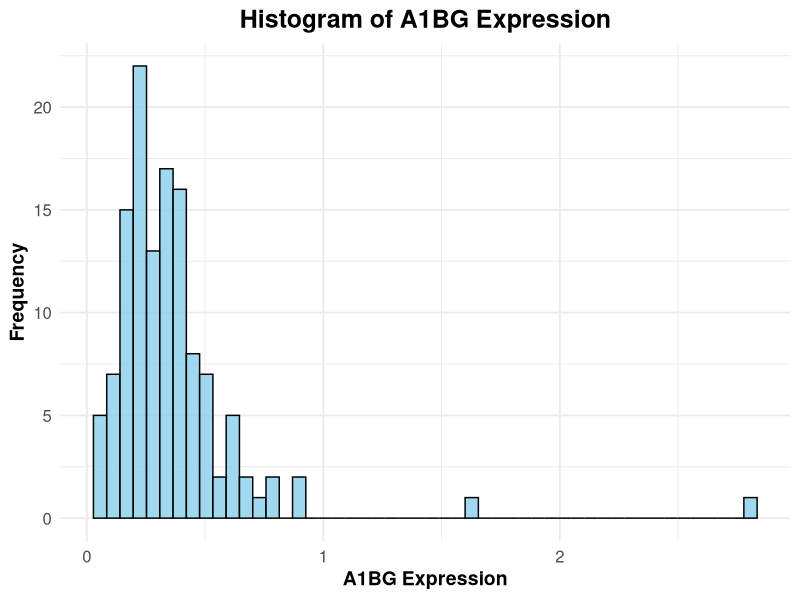
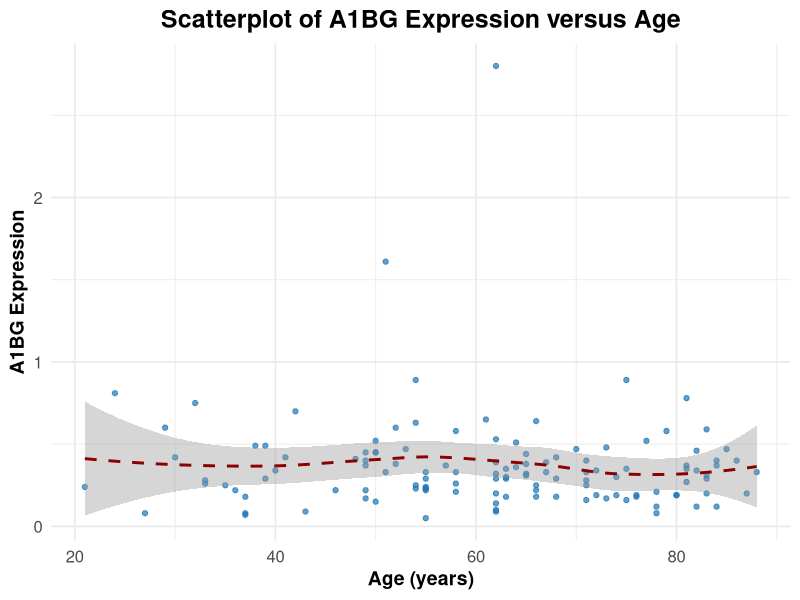
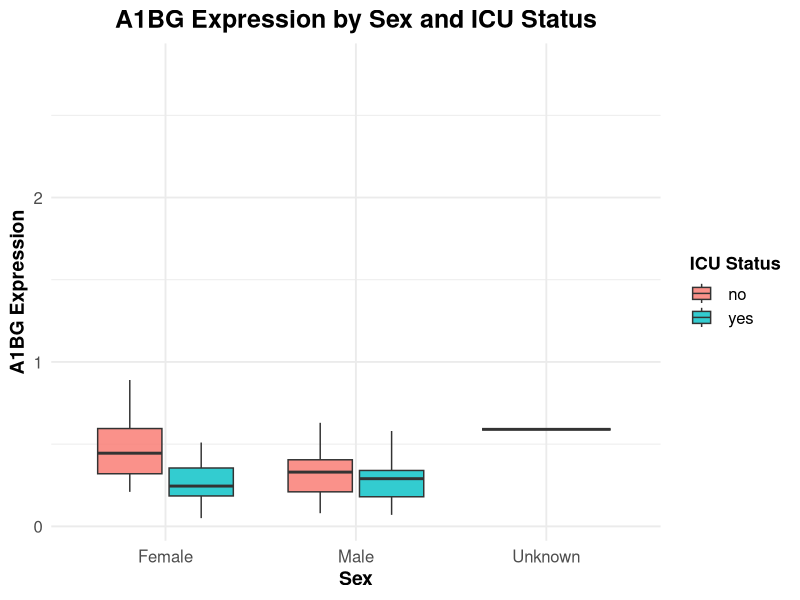
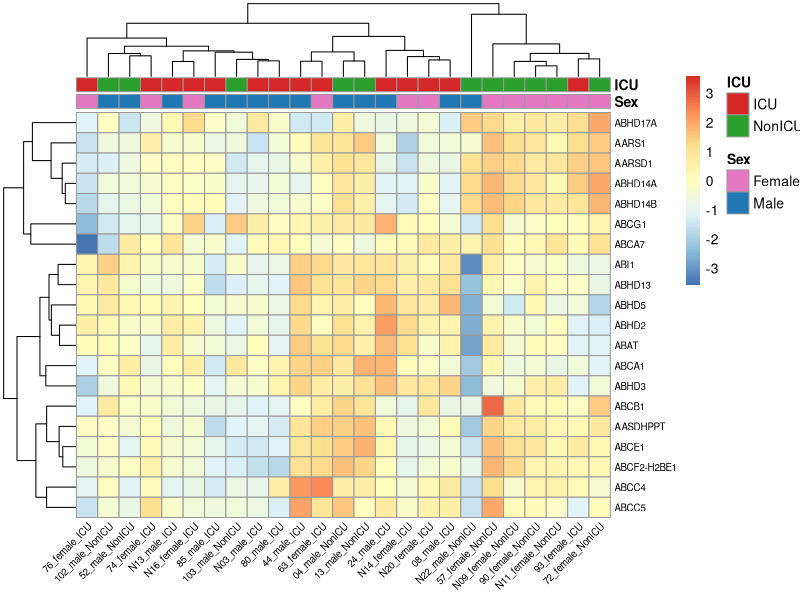
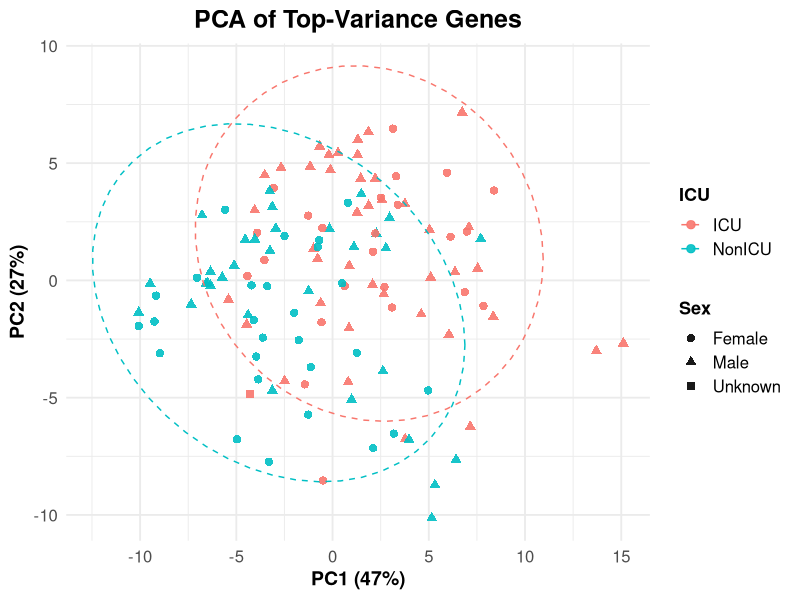

Reproduce these figures in R, in order.
## ---- chunk 1
knitr::opts_chunk$set(echo = TRUE)
library(tidyverse)
library(dplyr)
library(pheatmap)
## ---- chunk 2
#Final subission
#Load gene expression data
gene_data <- read.csv(file = "QBS103_GSE157103_genes.csv",row.names=1)

#Load metadata for participants
series <- read.csv(file = "QBS103_GSE157103_series_matrix-1.csv")
## ---- chunk 3
only_num <- function(x) {
  is_num <- grepl("^[[:space:]]*[0-9]+(?:\\.[0-9]+)?[[:space:]]*$", x)
  out <- rep(NA_real_, length(x))
  out[is_num] <- as.numeric(trimws(x[is_num]))
  out
}

df <- series %>%
  mutate(
    # Remove any extra spaces from 'sex' variable
    sex = trimws(sex),   
    # Recode ICU status to standardized labels
    icu_status = ifelse(tolower(trimws(icu_status)) == "yes", "ICU", "NonICU"),
    # Convert 'age' to numeric
    age = only_num(age),   
    # Convert ferritin to numeric (ignore warnings if conversion fails)
    ferritin = only_num(ferritin.ng.ml.), 
    # Convert CRP to numeric (ignore warnings)
    crp = only_num(crp.mg.l.),  
    # Recode mechanical ventilation variable
    mech_vent = ifelse(trimws(mechanical_ventilation) == "yes", "Yes", "No")  
  )

# Summarize categorical variables (sex and mechanical ventilation) by ICU status
df %>%
  group_by(icu_status) %>%
  summarise(
    n_sex_female = sum(sex == "female", na.rm=TRUE),   # Count number of females
    n_sex_male   = sum(sex == "male", na.rm=TRUE),     # Count number of males
    n_mechvent_yes = sum(mech_vent == "Yes", na.rm=TRUE), # Count patients with mechanical ventilation
    n_mechvent_no  = sum(mech_vent == "No", na.rm=TRUE),  # Count patients without mechanical ventilation
    .groups="drop"
  )

# Summarize continuous variables (age, ferritin, CRP) by ICU status
df %>%
  group_by(icu_status) %>%
  summarise(
    age_mean = mean(age, na.rm=TRUE),   # Calculate mean age
    age_sd   = sd(age, na.rm=TRUE),     # Calculate standard deviation of age
    ferr_median = median(ferritin, na.rm=TRUE),   # Median ferritin level
    ferr_IQR1 = quantile(ferritin, 0.25, na.rm=TRUE), # 25th percentile (Q1) of ferritin
    ferr_IQR3 = quantile(ferritin, 0.75, na.rm=TRUE), # 75th percentile (Q3) of ferritin
    crp_mean = mean(crp, na.rm=TRUE),   # Mean CRP level
    crp_sd   = sd(crp, na.rm=TRUE)      # Standard deviation of CRP
  )

## ---- chunk 4
#1.
#Histogram of gene expression
#Select the first gene (A1BG) for analysis and convert to numeric vector
new_gene <- gene_data[1, ]

#Plot histogram for A1BG expression values across all participants
ggplot(data.frame(value = as.numeric(new_gene)), aes(x = value)) +
  geom_histogram(bins = 50, color = "black", fill = "skyblue", alpha = 0.8) +
  labs(
    title = "Histogram of A1BG Expression",
    x = "A1BG Expression",
    y = "Frequency"
  ) +
  theme_minimal(base_size = 14) +
  theme(
    plot.title = element_text(size = 18, face = "bold", hjust = 0.5),
    axis.title = element_text(size = 14, face = "bold"),
    axis.text = element_text(size = 12)
  )

#2.
#Scatterplot of gene expression vs age
#Pivot gene expression row into long format for merging
gene_line1 <- new_gene %>% 
  pivot_longer(cols = everything(),names_to = "participant_id",values_to = "A1BG_value")

# Merge with metadata by participant_id to obtain age and other covariates
new_df<-merge(series,gene_line1,by="participant_id")

#Prepare age levels for the x-axis: numeric ages in ascending order, then special categories
num_ages <- sort(as.numeric(unique(new_df$age)[!grepl("[^0-9]", unique(new_df$age))]))
special_ages <- unique(new_df$age)[grepl("[^0-9]", unique(new_df$age))]
age_levels <- c(as.character(num_ages), special_ages)

# Scatterplot: A1BG expression vs age (x-axis shows all ages in specified order)
new_df <- new_df %>%
  mutate(age_num = suppressWarnings(as.numeric(trimws(age)))) %>%  # avoid coercion warnings
  filter(is.finite(age_num), is.finite(A1BG_value))                # drop NAs/Inf before ggplot

ggplot(new_df, aes(x = age_num, y = A1BG_value)) +
  geom_point(alpha = 0.7, color = "#1F77B4") +
  geom_smooth(method = "loess", se = TRUE, color = "darkred", linetype = "dashed") +
  labs(
    title = "Scatterplot of A1BG Expression versus Age",
    x = "Age (years)",
    y = "A1BG Expression"
  ) +
  theme_minimal(base_size = 14) +
  theme(
    plot.title = element_text(size = 18, face = "bold", hjust = 0.5),
    axis.title = element_text(size = 14, face = "bold"),
    axis.text = element_text(size = 12)
  )

#3.
#Boxplot of gene expression by sex and ICU status
#sex: categorical variable; icu_status: categorical variable
new_df <- new_df %>%
  mutate(
    sex = tolower(trimws(sex)),
    sex = recode(sex,
                 "female" = "Female",
                 "male"   = "Male",
                 "unknown"= "Unknown"),
    sex = factor(sex, levels = c("Female","Male","Unknown"))
  )

ggplot(new_df, aes(x = sex, y = A1BG_value, fill = icu_status)) +
  geom_boxplot(alpha = 0.8, outlier.shape = NA) +
  labs(
    title = "A1BG Expression by Sex and ICU Status",
    x = "Sex",
    y = "A1BG Expression",
    fill = "ICU Status"
  ) +
  theme_minimal(base_size = 14) +
  theme(
    plot.title = element_text(size = 18, face = "bold", hjust = 0.5),
    axis.title = element_text(size = 14, face = "bold"),
    axis.text = element_text(size = 12),
    legend.title = element_text(size = 13, face = "bold"),
    legend.text = element_text(size = 12)
  )
## ---- chunk 5
# Convert gene expression data into a numeric matrix
mat <- as.matrix(gene_data)

# Find overlapping participant IDs between gene expression and metadata
common <- intersect(colnames(mat), series$participant_id)

# Keep only common participants in the gene expression matrix
mat <- mat[, common, drop = FALSE]

# Subset metadata for the same participants and align the order
series_sub <- series %>% filter(participant_id %in% common) %>%
  arrange(match(participant_id, colnames(mat)))

# Log2-transform the expression values to stabilize variance
mat_log <- log2(mat + 1)

# Select the top 20 most variable genes across samples
topN <- 20   
top_idx <- order(apply(mat_log, 1, var, na.rm = TRUE), decreasing = TRUE)[1:topN]
sub <- mat_log[top_idx, , drop = FALSE]

# Clean up metadata variables: sex and ICU status
sex_clean <- trimws(series_sub$sex)
icu_raw   <- trimws(series_sub$icu_status)

# Convert ICU status to binary factor
icu_clean <- ifelse(tolower(icu_raw) == "yes", "ICU", "NonICU")

# Convert sex into male/female categories
sex_clean <- ifelse(grepl("^f", tolower(sex_clean)), "Female", "Male")

# Prepare annotation dataframe for heatmap
annotationData <- data.frame(
  Sex = factor(sex_clean, levels = c("Female","Male")),
  ICU = factor(icu_clean, levels = c("ICU","NonICU")),
  row.names = series_sub$participant_id
)

# Define color scheme for annotations
annotationColors <- list(
  Sex = c(Female = "#E377C2", Male = "#1F77B4"),
  ICU = c(ICU = "#D62728", NonICU = "#2CA02C")
)

# Randomly select 25 samples for visualization
set.seed(100)
subset_cols <- sample(colnames(sub), 25)
sub25 <- sub[, subset_cols, drop = FALSE]
ann25 <- annotationData[subset_cols, , drop = FALSE]

# Shorten column labels for readability (keep ID, sex, and ICU status)
short_labels <- ifelse(
  grepl("^COVID", colnames(sub25)),
  sub("^COVID_(\\d+)_\\d+y_([^_]+)_(ICU|NonICU)$",
      "\\1_\\2_\\3", colnames(sub25)),
  sub("^NONCOVID_(\\d+)_\\d+y_([^_]+)_(ICU|NonICU)$",
      "N\\1_\\2_\\3", colnames(sub25))
)

# Draw heatmap of top variable genes with sample annotations
pheatmap(
  sub25,
  scale = "row",                          # scale genes across samples
  clustering_distance_cols = "euclidean", # distance metric for columns
  clustering_distance_rows = "euclidean", # distance metric for rows
  clustering_method = "complete",         # hierarchical clustering method
  annotation_col = ann25,                 # add sample metadata as annotation
  annotation_colors = annotationColors,   # use predefined colors
  show_colnames = TRUE,                   # display sample labels
  labels_col = short_labels,              # use shortened labels
  fontsize_col = 7,                       # font size for column labels
  angle_col = 45,                         # rotate labels for clarity
  fontsize_row = 7,                       # font size for row labels
)

## ---- chunk 6
# Select top N genes with highest variance across samples
topN <- 50
top_idx <- order(apply(mat_log, 1, var, na.rm = TRUE), decreasing = TRUE)[1:topN]
mat_top <- mat_log[top_idx, , drop = FALSE]

# PCA on samples (transpose), centered & scaled
pca <- prcomp(t(mat_top), center = TRUE, scale. = TRUE)

# First two PCs to data frame
pca_df <- as.data.frame(pca$x[, 1:2])
pca_df$participant_id <- rownames(pca_df)

# Clean metadata; standardize labels
meta <- series_sub %>%
  mutate(
    sex = tolower(trimws(sex)),
    sex = ifelse(sex %in% c("female","male"), sex, "unknown"),
    icu_status = ifelse(tolower(trimws(icu_status)) == "yes", "ICU", "NonICU")
  ) %>%
  select(participant_id, sex, icu_status)

# Join and coerce to factors (good for legends/shapes)
pca_df <- dplyr::left_join(pca_df, meta, by = "participant_id") %>%
  mutate(
    sex = recode(sex, "female" = "Female", "male" = "Male", "unknown" = "Unknown"),
    sex = factor(sex, levels = c("Female","Male","Unknown")),
    icu_status = factor(icu_status, levels = c("ICU","NonICU"))
  )

# Variance explained for axis labels
var_exp <- round(100 * (pca$sdev^2 / sum(pca$sdev^2)))[1:2]

# Plot: map color globally, shape only on points (no warning from stat_ellipse)
ggplot(pca_df, aes(PC1, PC2, color = icu_status)) +
  geom_point(aes(shape = sex), size = 2.5, alpha = 0.9) +
  stat_ellipse(aes(group = icu_status), linetype = 2) +
  labs(
    title = "PCA of Top-Variance Genes",
    x = paste0("PC1 (", var_exp[1], "%)"),
    y = paste0("PC2 (", var_exp[2], "%)"),
    color = "ICU", shape = "Sex"
  ) +
  theme_minimal(base_size = 14) +
  theme(
    plot.title = element_text(size = 18, face = "bold", hjust = 0.5),
    axis.title = element_text(size = 14, face = "bold"),
    axis.text = element_text(size = 12),
    legend.title = element_text(size = 13, face = "bold"),
    legend.text = element_text(size = 12)
  )
